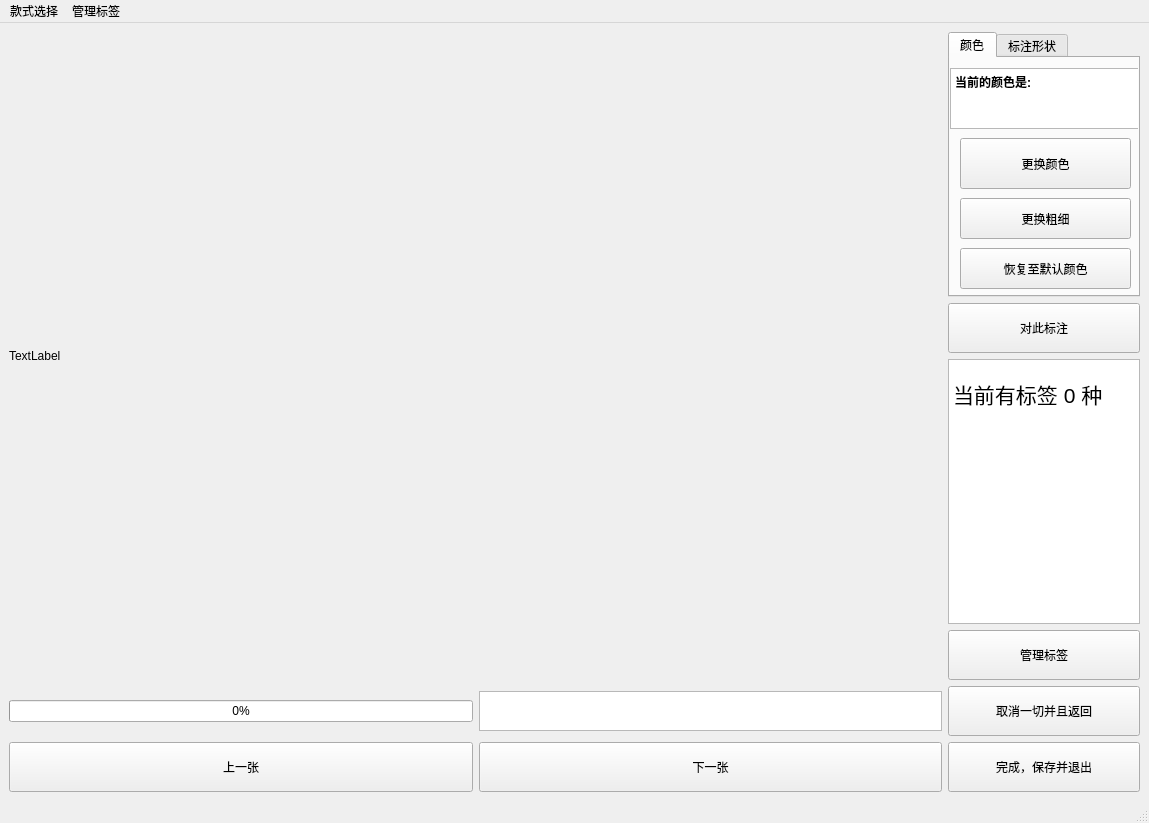
<?xml version="1.0" encoding="UTF-8"?>
<ui version="4.0">
 <class>manuallyLabel</class>
 <widget class="QMainWindow" name="manuallyLabel">
  <property name="geometry">
   <rect>
    <x>0</x>
    <y>0</y>
    <width>1149</width>
    <height>807</height>
   </rect>
  </property>
  <property name="windowTitle">
   <string>MainWindow</string>
  </property>
  <widget class="QWidget" name="centralwidget">
   <layout class="QGridLayout" name="gridLayout">
    <item row="0" column="0" rowspan="4" colspan="2">
     <widget class="editpiclabelClass" name="editPicLable">
      <property name="sizePolicy">
       <sizepolicy hsizetype="Expanding" vsizetype="Expanding">
        <horstretch>0</horstretch>
        <verstretch>0</verstretch>
       </sizepolicy>
      </property>
      <property name="minimumSize">
       <size>
        <width>933</width>
        <height>648</height>
       </size>
      </property>
      <property name="text">
       <string>TextLabel</string>
      </property>
     </widget>
    </item>
    <item row="0" column="2">
     <widget class="QTabWidget" name="tabWidget">
      <property name="maximumSize">
       <size>
        <width>200</width>
        <height>400</height>
       </size>
      </property>
      <property name="currentIndex">
       <number>0</number>
      </property>
      <widget class="QWidget" name="tab">
       <attribute name="title">
        <string>颜色</string>
       </attribute>
       <widget class="QTextBrowser" name="showCurColorTextBrowser">
        <property name="geometry">
         <rect>
          <x>0</x>
          <y>10</y>
          <width>191</width>
          <height>61</height>
         </rect>
        </property>
        <property name="html">
         <string>&lt;!DOCTYPE HTML PUBLIC &quot;-//W3C//DTD HTML 4.0//EN&quot; &quot;http://www.w3.org/TR/REC-html40/strict.dtd&quot;&gt;
&lt;html&gt;&lt;head&gt;&lt;meta name=&quot;qrichtext&quot; content=&quot;1&quot; /&gt;&lt;meta charset=&quot;utf-8&quot; /&gt;&lt;style type=&quot;text/css&quot;&gt;
p, li { white-space: pre-wrap; }
hr { height: 1px; border-width: 0; }
li.unchecked::marker { content: &quot;\2610&quot;; }
li.checked::marker { content: &quot;\2612&quot;; }
&lt;/style&gt;&lt;/head&gt;&lt;body style=&quot; font-family:'Microsoft YaHei UI'; font-size:9pt; font-weight:400; font-style:normal;&quot;&gt;
&lt;p style=&quot; margin-top:0px; margin-bottom:0px; margin-left:0px; margin-right:0px; -qt-block-indent:0; text-indent:0px;&quot;&gt;&lt;span style=&quot; font-weight:700;&quot;&gt;当前的颜色是:&lt;/span&gt;&lt;/p&gt;&lt;/body&gt;&lt;/html&gt;</string>
        </property>
       </widget>
       <widget class="QPushButton" name="changeColorBtn">
        <property name="geometry">
         <rect>
          <x>10</x>
          <y>80</y>
          <width>171</width>
          <height>51</height>
         </rect>
        </property>
        <property name="text">
         <string>更换颜色</string>
        </property>
       </widget>
       <widget class="QPushButton" name="backToDefPen">
        <property name="geometry">
         <rect>
          <x>10</x>
          <y>190</y>
          <width>171</width>
          <height>41</height>
         </rect>
        </property>
        <property name="text">
         <string>恢复至默认颜色</string>
        </property>
       </widget>
       <widget class="QPushButton" name="changeWidthBtn">
        <property name="geometry">
         <rect>
          <x>10</x>
          <y>140</y>
          <width>171</width>
          <height>41</height>
         </rect>
        </property>
        <property name="text">
         <string>更换粗细</string>
        </property>
       </widget>
      </widget>
      <widget class="QWidget" name="tab_2">
       <attribute name="title">
        <string>标注形状</string>
       </attribute>
       <widget class="QTextBrowser" name="showCurShapeTypeTextBrowser">
        <property name="geometry">
         <rect>
          <x>0</x>
          <y>10</y>
          <width>191</width>
          <height>221</height>
         </rect>
        </property>
        <property name="html">
         <string>&lt;!DOCTYPE HTML PUBLIC &quot;-//W3C//DTD HTML 4.0//EN&quot; &quot;http://www.w3.org/TR/REC-html40/strict.dtd&quot;&gt;
&lt;html&gt;&lt;head&gt;&lt;meta name=&quot;qrichtext&quot; content=&quot;1&quot; /&gt;&lt;meta charset=&quot;utf-8&quot; /&gt;&lt;style type=&quot;text/css&quot;&gt;
p, li { white-space: pre-wrap; }
hr { height: 1px; border-width: 0; }
li.unchecked::marker { content: &quot;\2610&quot;; }
li.checked::marker { content: &quot;\2612&quot;; }
&lt;/style&gt;&lt;/head&gt;&lt;body style=&quot; font-family:'Microsoft YaHei UI'; font-size:9pt; font-weight:400; font-style:normal;&quot;&gt;
&lt;p style=&quot; margin-top:0px; margin-bottom:0px; margin-left:0px; margin-right:0px; -qt-block-indent:0; text-indent:0px;&quot;&gt;&lt;span style=&quot; font-weight:700;&quot;&gt;当前的标注形状是:&lt;/span&gt;&lt;/p&gt;&lt;/body&gt;&lt;/html&gt;</string>
        </property>
       </widget>
      </widget>
     </widget>
    </item>
    <item row="1" column="2">
     <widget class="QPushButton" name="activeToLabel">
      <property name="minimumSize">
       <size>
        <width>0</width>
        <height>50</height>
       </size>
      </property>
      <property name="maximumSize">
       <size>
        <width>200</width>
        <height>50</height>
       </size>
      </property>
      <property name="text">
       <string>对此标注</string>
      </property>
     </widget>
    </item>
    <item row="2" column="2">
     <widget class="QTextBrowser" name="showCurTextLabelCountTextBrowser">
      <property name="maximumSize">
       <size>
        <width>200</width>
        <height>16777215</height>
       </size>
      </property>
      <property name="html">
       <string>&lt;!DOCTYPE HTML PUBLIC &quot;-//W3C//DTD HTML 4.0//EN&quot; &quot;http://www.w3.org/TR/REC-html40/strict.dtd&quot;&gt;
&lt;html&gt;&lt;head&gt;&lt;meta name=&quot;qrichtext&quot; content=&quot;1&quot; /&gt;&lt;meta charset=&quot;utf-8&quot; /&gt;&lt;style type=&quot;text/css&quot;&gt;
p, li { white-space: pre-wrap; }
hr { height: 1px; border-width: 0; }
li.unchecked::marker { content: &quot;\2610&quot;; }
li.checked::marker { content: &quot;\2612&quot;; }
&lt;/style&gt;&lt;/head&gt;&lt;body style=&quot; font-family:'Microsoft YaHei UI'; font-size:9pt; font-weight:400; font-style:normal;&quot;&gt;
&lt;p style=&quot;-qt-paragraph-type:empty; margin-top:0px; margin-bottom:0px; margin-left:0px; margin-right:0px; -qt-block-indent:0; text-indent:0px;&quot;&gt;&lt;br /&gt;&lt;/p&gt;
&lt;p style=&quot; margin-top:0px; margin-bottom:0px; margin-left:0px; margin-right:0px; -qt-block-indent:0; text-indent:0px;&quot;&gt;&lt;span style=&quot; font-size:16pt;&quot;&gt;当前有标签 0 种&lt;/span&gt;&lt;/p&gt;&lt;/body&gt;&lt;/html&gt;</string>
      </property>
     </widget>
    </item>
    <item row="3" column="2">
     <widget class="QPushButton" name="manageLabelBtn">
      <property name="minimumSize">
       <size>
        <width>0</width>
        <height>50</height>
       </size>
      </property>
      <property name="maximumSize">
       <size>
        <width>200</width>
        <height>100</height>
       </size>
      </property>
      <property name="text">
       <string>管理标签</string>
      </property>
     </widget>
    </item>
    <item row="4" column="0">
     <widget class="QProgressBar" name="showProgressBar">
      <property name="value">
       <number>0</number>
      </property>
     </widget>
    </item>
    <item row="4" column="1">
     <widget class="QTextBrowser" name="showCurProcess">
      <property name="maximumSize">
       <size>
        <width>16777215</width>
        <height>40</height>
       </size>
      </property>
     </widget>
    </item>
    <item row="4" column="2">
     <widget class="QPushButton" name="cancelAllAndBackToMainWindow">
      <property name="minimumSize">
       <size>
        <width>0</width>
        <height>50</height>
       </size>
      </property>
      <property name="text">
       <string>取消一切并且返回</string>
      </property>
     </widget>
    </item>
    <item row="5" column="0">
     <widget class="QPushButton" name="toPreviousPic">
      <property name="minimumSize">
       <size>
        <width>0</width>
        <height>50</height>
       </size>
      </property>
      <property name="text">
       <string>上一张</string>
      </property>
     </widget>
    </item>
    <item row="5" column="1">
     <widget class="QPushButton" name="toAfterPic">
      <property name="minimumSize">
       <size>
        <width>0</width>
        <height>50</height>
       </size>
      </property>
      <property name="text">
       <string>下一张</string>
      </property>
     </widget>
    </item>
    <item row="5" column="2">
     <widget class="QPushButton" name="saveAllAndExportTheImage">
      <property name="minimumSize">
       <size>
        <width>0</width>
        <height>50</height>
       </size>
      </property>
      <property name="text">
       <string>完成，保存并退出</string>
      </property>
     </widget>
    </item>
   </layout>
  </widget>
  <widget class="QMenuBar" name="menubar">
   <property name="geometry">
    <rect>
     <x>0</x>
     <y>0</y>
     <width>1149</width>
     <height>17</height>
    </rect>
   </property>
   <widget class="QMenu" name="menu">
    <property name="title">
     <string>款式选择</string>
    </property>
    <addaction name="actionchangePenColor"/>
    <addaction name="actionchangePenWidth"/>
   </widget>
   <widget class="QMenu" name="menu_2">
    <property name="title">
     <string>管理标签</string>
    </property>
    <addaction name="actionnewLabel"/>
    <addaction name="actiondeleteOldLabel"/>
   </widget>
   <addaction name="menu"/>
   <addaction name="menu_2"/>
  </widget>
  <widget class="QStatusBar" name="statusbar"/>
  <action name="actionnewLabel">
   <property name="text">
    <string>添加新的标签</string>
   </property>
  </action>
  <action name="actiondeleteLable">
   <property name="text">
    <string>删除旧的标签</string>
   </property>
  </action>
  <action name="actionchangePenColor">
   <property name="text">
    <string>更换笔的颜色</string>
   </property>
  </action>
  <action name="actionchangePenWidth">
   <property name="text">
    <string>更换笔的粗细</string>
   </property>
  </action>
  <action name="actiondeleteOldLabel">
   <property name="text">
    <string>删除旧的标签</string>
   </property>
  </action>
 </widget>
 <customwidgets>
  <customwidget>
   <class>editpiclabelClass</class>
   <extends>QLabel</extends>
   <header>editpiclabelclass.h</header>
  </customwidget>
 </customwidgets>
 <resources/>
 <connections/>
</ui>
